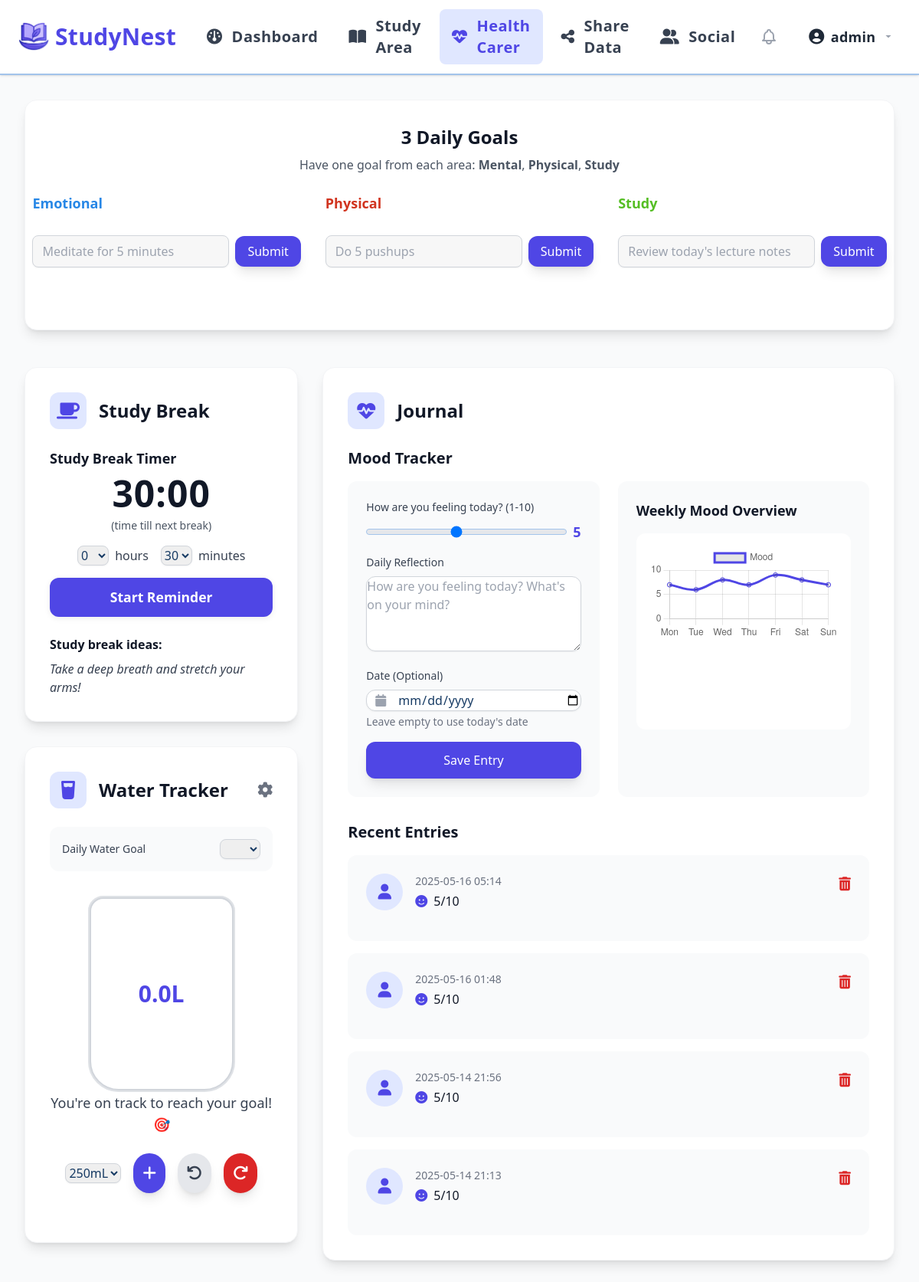
/health_carer (signed in), run on an earlier commit of the app's database.
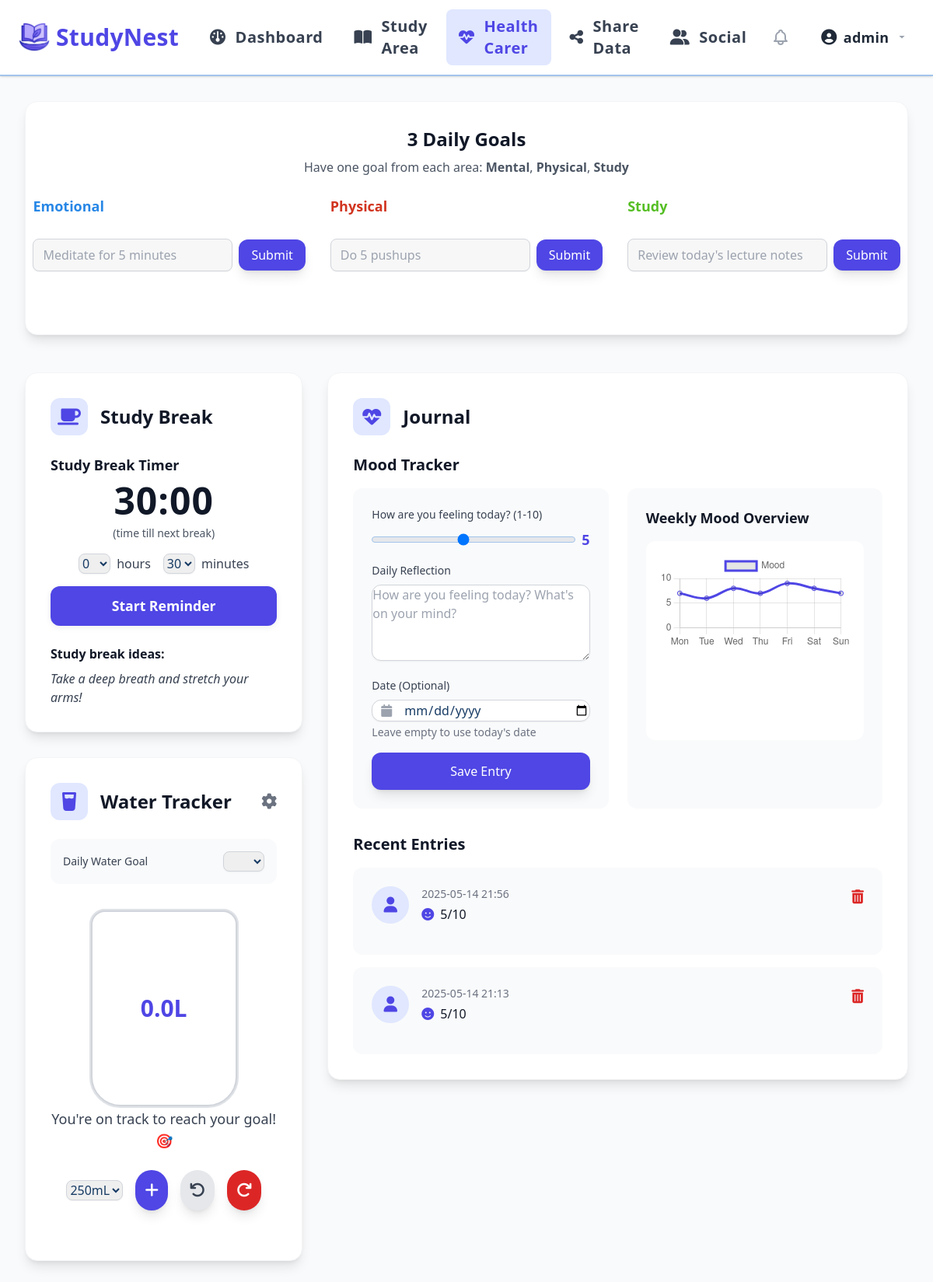
And on a later commit of the database.
### app/models.py (models this page shows)
class MoodEntry(db.Model):
    id = db.Column(db.Integer, primary_key=True)
    user_id = db.Column(db.Integer, db.ForeignKey('user.id'), nullable=False)
    mood_score = db.Column(db.Integer, nullable=False)
    reflection = db.Column(db.Text)
    created_at = db.Column(db.DateTime, nullable=False, default=lambda: datetime.now(UTC))
    user = db.relationship('User', backref=db.backref('mood_entries', lazy=True))

### app/routes.py (the view, shortened to what this page needs)
@main.route('/health_carer', methods=['GET', 'POST'])
@login_required
def health_carer():
    week_ago = datetime.now(UTC) - timedelta(days=7)
    mood_entries = MoodEntry.query.filter(
        MoodEntry.user_id == current_user.id,
        MoodEntry.created_at >= week_ago
    ).order_by(MoodEntry.created_at.desc()).all()
    for entry in mood_entries:
        entry.created_at_awst = to_awst(entry.created_at)
    return render_template('health_carer.html', mood_entries=mood_entries, today=datetime.now(UTC).strftime('%Y-%m-%d'))

### app/routes.py (called while the page is built)
@login_manager.user_loader
def load_user(user_id):
    return User.query.get(int(user_id))

def to_awst(dt):
    if dt is None:
        return None
    if dt.tzinfo is None:
        dt = dt.replace(tzinfo=timezone.utc)
    return dt.astimezone(AWST)

@main.context_processor
def inject_notifications():
    if current_user.is_authenticated:
        pending_count = FriendRequest.query.filter_by(to_user_id=current_user.id, status='pending').count()
        accepted_count = FriendRequest.query.filter_by(from_user_id=current_user.id, status='accepted', is_read=False).count()
        unread_shared_data = SharedData.query.filter_by(to_user_id=current_user.id, is_read=False).count()
        return dict(
            pending_requests_count=pending_count,
            accepted_requests_count=accepted_count,
            unread_shared_data_count=unread_shared_data
        )
    return dict(pending_requests_count=0, accepted_requests_count=0, unread_shared_data_count=0)

### templates/health_carer.html (shortened to what the changed rows need)
{% extends "base.html" %}
{% block content %}
<div class="h-full w-full bg-gray-50 dark:bg-gray-800">
    <div class="h-full w-full p-8">
        <div class="max-w-7xl mx-auto">
<div id="main-health-goals" class="mb-12 bg-white dark:bg-gray-700 rounded-2xl shadow-lg p-8 border border-gray-100 dark:border-gray-600">
  <header class="mb-6 text-center">
    <h2 class="text-2xl font-bold text-gray-900 dark:text-white mb-2">3 Daily Goals</h2>
  </header>
</div>
</div>
    <div class="grid grid-cols-1 lg:grid-cols-3 gap-8">
        <div class="space-y-8 w-full">
            <div class="bg-white dark:bg-gray-700 rounded-2xl shadow-lg p-8 border border-gray-100 dark:border-gray-600">
                <div class="flex items-center mb-6">
                    <h2 class="text-2xl font-semibold text-gray-900 dark:text-white">Study Break</h2>
                </div>
            </div>
                    <div class="bg-white dark:bg-gray-700 rounded-2xl shadow-lg p-8 border border-gray-100 dark:border-gray-600 hover:bg-gray-50 dark:hover:bg-gray-600 transition-colors duration-200">
                        <div class="flex items-center justify-between mb-6">
                            <div class="flex items-center">
                                <h2 class="text-2xl font-semibold text-gray-900 dark:text-white">Water Tracker</h2>
                            </div>
                        </div>
                </div>
            </div>
                <div class="lg:col-span-2">
                    <div class="bg-white dark:bg-gray-700 rounded-2xl shadow-lg p-8 border border-gray-100 dark:border-gray-600">
                        <div class="flex items-center mb-6">
                            <h2 class="text-2xl font-semibold text-gray-900 dark:text-white">Journal</h2>
                        </div>
                        <div>
                            <div id="recentEntries" class="space-y-4">
                                {% for entry in mood_entries %}
                                <div class="bg-gray-50 dark:bg-gray-600 rounded-xl p-6 hover:bg-gray-100 dark:hover:bg-gray-500 transition-colors duration-200" id="entry-{{ entry.id }}">
                                    <div class="flex items-start justify-between mb-4">
                                        <div class="flex items-center space-x-4">
                                            <div class="w-12 h-12 rounded-full bg-indigo-100 dark:bg-indigo-900 flex items-center justify-center">
                                                <i class="fas fa-user text-xl text-indigo-600 dark:text-indigo-300"></i>
                                            </div>
                                            <div>
                                                <p class="text-sm text-gray-500 dark:text-gray-400">{{ entry.created_at_awst.strftime('%Y-%m-%d %H:%M') }}</p>
                                                <div class="flex items-center space-x-4 mt-1">
                                                    <div class="flex items-center">
                                                        <i class="fas fa-face-smile text-indigo-600 dark:text-indigo-300 mr-2"></i>
                                                        <span class="font-medium text-gray-900 dark:text-white">{{ entry.mood_score }}/10</span>
                                                    </div>
                                                </div>
                                            </div>
                                        </div>
                                        <button onclick="deleteEntry('{{ entry.id }}')"
                                                class="text-red-600 hover:text-red-800 transition-colors duration-200">
                                            <i class="fas fa-trash-alt text-lg"></i>
                                        </button>
                                    </div>
                                </div>
                                {% endfor %}
                            </div>
                        </div>
                    </div>
                </div>
            </div>
        </div>
    </div>
{% endblock %}

What changed in the data, as far as the page shows it:
removed MoodEntry: created_at_awst "2025-05-16 05:14", mood_score "5"
removed MoodEntry: created_at_awst "2025-05-16 01:48", mood_score "5"
